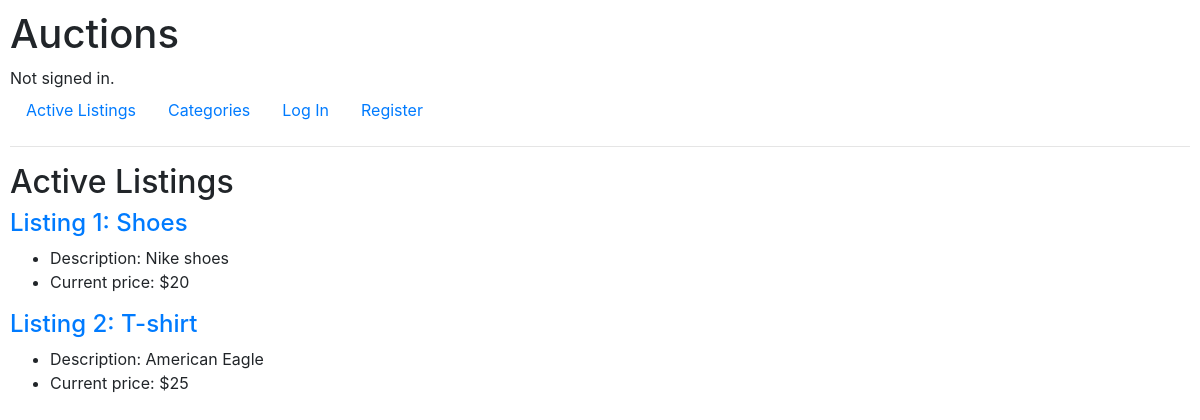
/, run on an earlier commit of the app's database.
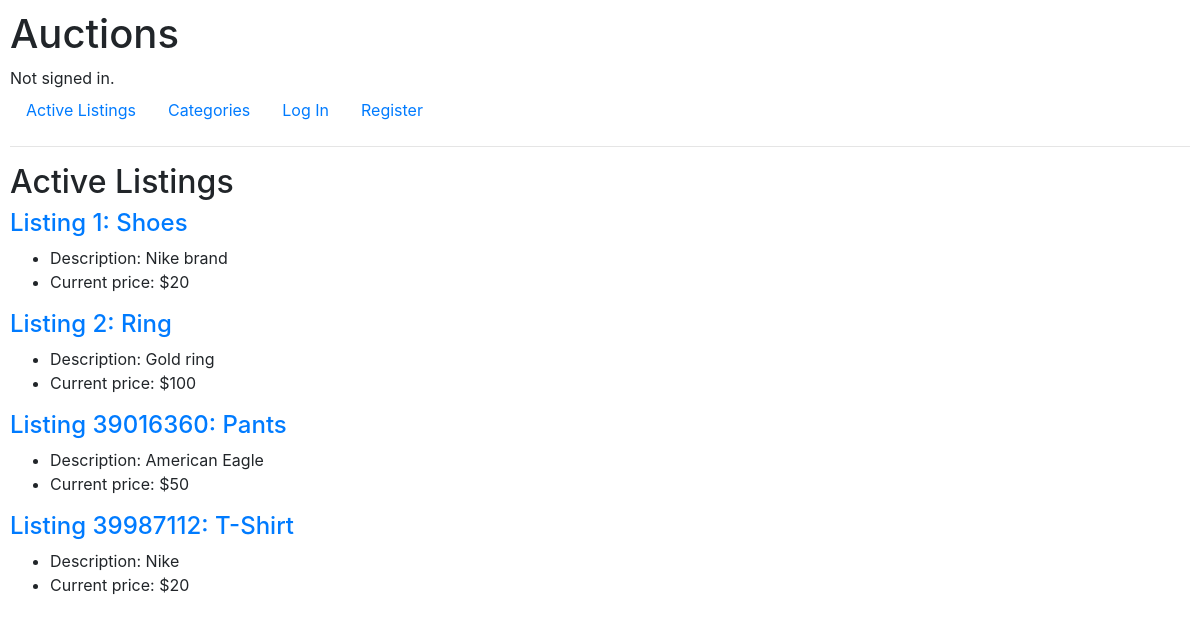
And on a later commit of the database.
### auctions/models.py (models this page shows)
class Listing(models.Model):
    listing_id = models.AutoField(primary_key=True)
    title = models.CharField(max_length=64)
    description = models.CharField(max_length=500)
    price = models.IntegerField()
    image_URL = models.URLField(blank=True)
    category = models.ForeignKey(Categorie, on_delete=models.CASCADE, related_name="listing")
    username = models.CharField(max_length=64)
    closed = models.BooleanField()

### auctions/views.py (the view)
# urls.py: path("", views.index, name="index"),
def index(request):
    return render(request, "auctions/index.html", {
        "listings": Listing.objects.all()
    })

### auctions/templates/auctions/index.html (shortened to what this page needs)
{% extends "auctions/layout.html" %}
{% block body %}
<h2>Active Listings</h2>
{% for listing in listings %}
{% if not listing.closed %}
<h4>
    <a href="{% url 'listing_details' listing.listing_id %}">
        Listing {{listing.listing_id}}: {{listing.title}}
    </a>
</h4>
<ul>
    <li>Description: {{listing.description}}</li>
    <li>Current price: ${{listing.price}}</li>
</ul>
{% endif %}
{% endfor %}
{% endblock %}

What changed in the data, as far as the page shows it:
changed Listing "Shoes": description "Nike shoes" → "Nike brand"
changed Listing id 2: title "T-shirt" → "Ring"; description "American Eagle" → "Gold ring"; price "25" → "100"
added Listing: listing_id "39016360", title "Pants", description "American Eagle", price "50"
added Listing: listing_id "39987112", title "T-Shirt", description "Nike", price "20"
